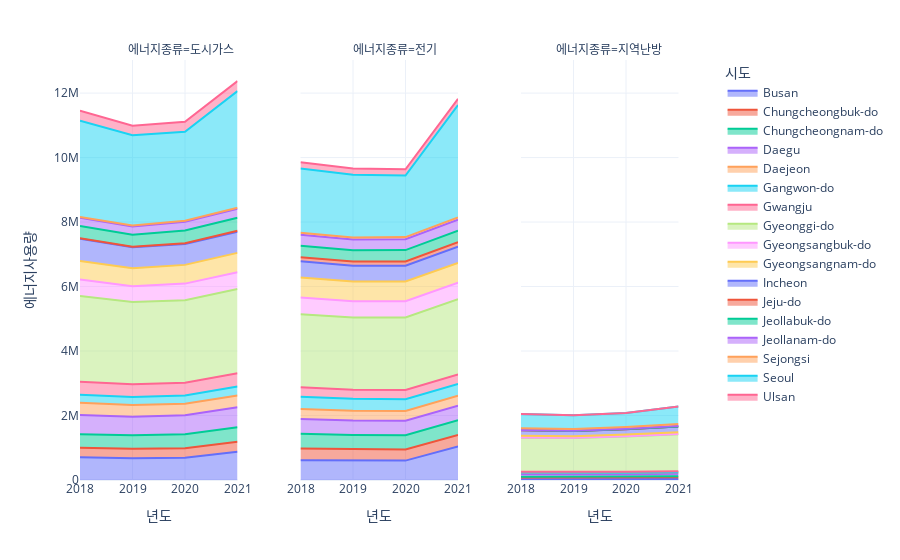

Here is the notebook cell this chart was saved with:
### Markdown cell above
***간단한 미세조정***

### Code cell
fig = df.set_index(['년도','시도','지역','건물동수','연면적']).stack().reset_index()\
.rename({'level_5':'에너지종류',0:'에너지사용량'},axis=1)\
.assign(에너지종류 = lambda df: df.에너지종류.str.split('/').str[-1])\
.groupby(['시도','년도','에너지종류']).agg({'에너지사용량':'sum'}).stack().reset_index()\
.rename({0:'에너지사용량'},axis=1).drop('level_3',axis=1)\
.plot.area(
    x='년도',y='에너지사용량',
    color='시도',
    facet_col='에너지종류',
)    
fig.update_layout(
    xaxis_domain=[0.0, 0.25],
    xaxis2_domain=[0.35, 0.60],
    xaxis3_domain=[0.70, 0.95]
)

### Figure 1 — Plotly figure (JSON) as saved in the notebook; plotly's stock layout.template omitted (floating-point values rounded to 4 significant figures)
{"data": [{"fillpattern": {"shape": ""}, "hovertemplate": "시도=Busan<br>에너지종류=도시가스<br>년도=%{x}<br>에너지사용량=%{y}<extra></extra>", "legendgroup": "Busan", "line": {"color": "#636efa"}, "marker": {"symbol": "circle"}, "mode": "lines", "name": "Busan", "orientation": "v", "showlegend": true, "stackgroup": "1", "type": "scatter", "x": [2018, 2019, 2020, 2021], "xaxis": "x", "y": [708240, 675882, 690015, 878874], "yaxis": "y"}, {"fillpattern": {"shape": ""}, "hovertemplate": "시도=Busan<br>에너지종류=전기<br>년도=%{x}<br>에너지사용량=%{y}<extra></extra>", "legendgroup": "Busan", "line": {"color": "#636efa"}, "marker": {"symbol": "circle"}, "mode": "lines", "name": "Busan", "orientation": "v", "showlegend": false, "stackgroup": "1", "type": "scatter", "x": [2018, 2019, 2020, 2021], "xaxis": "x2", "y": [613522, 602980, 601071, 1043425], "yaxis": "y2"}, {"fillpattern": {"shape": ""}, "hovertemplate": "시도=Busan<br>에너지종류=지역난방<br>년도=%{x}<br>에너지사용량=%{y}<extra></extra>", "legendgroup": "Busan", "line": {"color": "#636efa"}, "marker": {"symbol": "circle"}, "mode": "lines", "name": "Busan", "orientation": "v", "showlegend": false, "stackgroup": "1", "type": "scatter", "x": [2018, 2019, 2020, 2021], "xaxis": "x3", "y": [23694, 22560, 23014, 29610], "yaxis": "y3"}, {"fillpattern": {"shape": ""}, "hovertemplate": "시도=Chungcheongbuk-do<br>에너지종류=도시가스<br>년도=%{x}<br>에너지사용량=%{y}<extra></extra>", "legendgroup": "Chungcheongbuk-do", "line": {"color": "#EF553B"}, "marker": {"symbol": "circle"}, "mode": "lines", "name": "Chungcheongbuk-do", "orientation": "v", "showlegend": true, "stackgroup": "1", "type": "scatter", "x": [2018, 2019, 2020, 2021], "xaxis": "x", "y": [288927, 291981, 294442, 308636], "yaxis": "y"}, {"fillpattern": {"shape": ""}, "hovertemplate": "시도=Chungcheongbuk-do<br>에너지종류=전기<br>년도=%{x}<br>에너지사용량=%{y}<extra></extra>", "legendgroup": "Chungcheongbuk-do", "line": {"color": "#EF553B"}, "marker": {"symbol": "circle"}, "mode": "lines", "name": "Chungcheongbuk-do", "orientation": "v", "showlegend": false, "stackgroup": "1", "type": "scatter", "x": [2018, 2019, 2020, 2021], "xaxis": "x2", "y": [361490, 351235, 347927, 352396], "yaxis": "y2"}, {"fillpattern": {"shape": ""}, "hovertemplate": "시도=Chungcheongbuk-do<br>에너지종류=지역난방<br>년도=%{x}<br>에너지사용량=%{y}<extra></extra>", "legendgroup": "Chungcheongbuk-do", "line": {"color": "#EF553B"}, "marker": {"symbol": "circle"}, "mode": "lines", "name": "Chungcheongbuk-do", "orientation": "v", "showlegend": false, "stackgroup": "1", "type": "scatter", "x": [2018, 2019, 2020, 2021], "xaxis": "x3", "y": [55002, 52319, 52738, 56969], "yaxis": "y3"}, {"fillpattern": {"shape": ""}, "hovertemplate": "시도=Chungcheongnam-do<br>에너지종류=도시가스<br>년도=%{x}<br>에너지사용량=%{y}<extra></extra>", "legendgroup": "Chungcheongnam-do", "line": {"color": "#00cc96"}, "marker": {"symbol": "circle"}, "mode": "lines", "name": "Chungcheongnam-do", "orientation": "v", "showlegend": true, "stackgroup": "1", "type": "scatter", "x": [2018, 2019, 2020, 2021], "xaxis": "x", "y": [420315, 419425, 432268, 445737], "yaxis": "y"}, {"fillpattern": {"shape": ""}, "hovertemplate": "시도=Chungcheongnam-do<br>에너지종류=전기<br>년도=%{x}<br>에너지사용량=%{y}<extra></extra>", "legendgroup": "Chungcheongnam-do", "line": {"color": "#00cc96"}, "marker": {"symbol": "circle"}, "mode": "lines", "name": "Chungcheongnam-do", "orientation": "v", "showlegend": false, "stackgroup": "1", "type": "scatter", "x": [2018, 2019, 2020, 2021], "xaxis": "x2", "y": [456260, 444046, 440752, 454891], "yaxis": "y2"}, {"fillpattern": {"shape": ""}, "hovertemplate": "시도=Chungcheongnam-do<br>에너지종류=지역난방<br>년도=%{x}<br>에너지사용량=%{y}<extra></extra>", "legendgroup": "Chungcheongnam-do", "line": {"color": "#00cc96"}, "marker": {"symbol": "circle"}, "mode": "lines", "name": "Chungcheongnam-do", "orientation": "v", "showlegend": false, "stackgroup": "1", "type": "scatter", "x": [2018, 2019, 2020, 2021], "xaxis": "x3", "y": [24286, 25020, 23793, 26053], "yaxis": "y3"}, {"fillpattern": {"shape": ""}, "hovertemplate": "시도=Daegu<br>에너지종류=도시가스<br>년도=%{x}<br>에너지사용량=%{y}<extra></extra>", "legendgroup": "Daegu", "line": {"color": "#ab63fa"}, "marker": {"symbol": "circle"}, "mode": "lines", "name": "Daegu", "orientation": "v", "showlegend": true, "stackgroup": "1", "type": "scatter", "x": [2018, 2019, 2020, 2021], "xaxis": "x", "y": [599115, 575501, 588308, 622144], "yaxis": "y"}, {"fillpattern": {"shape": ""}, "hovertemplate": "시도=Daegu<br>에너지종류=전기<br>년도=%{x}<br>에너지사용량=%{y}<extra></extra>", "legendgroup": "Daegu", "line": {"color": "#ab63fa"}, "marker": {"symbol": "circle"}, "mode": "lines", "name": "Daegu", "orientation": "v", "showlegend": false, "stackgroup": "1", "type": "scatter", "x": [2018, 2019, 2020, 2021], "xaxis": "x2", "y": [457556, 445745, 447380, 451326], "yaxis": "y2"}, {"fillpattern": {"shape": ""}, "hovertemplate": "시도=Daegu<br>에너지종류=지역난방<br>년도=%{x}<br>에너지사용량=%{y}<extra></extra>", "legendgroup": "Daegu", "line": {"color": "#ab63fa"}, "marker": {"symbol": "circle"}, "mode": "lines", "name": "Daegu", "orientation": "v", "showlegend": false, "stackgroup": "1", "type": "scatter", "x": [2018, 2019, 2020, 2021], "xaxis": "x3", "y": [77399, 74121, 78163, 78619], "yaxis": "y3"}, {"fillpattern": {"shape": ""}, "hovertemplate": "시도=Daejeon<br>에너지종류=도시가스<br>년도=%{x}<br>에너지사용량=%{y}<extra></extra>", "legendgroup": "Daejeon", "line": {"color": "#FFA15A"}, "marker": {"symbol": "circle"}, "mode": "lines", "name": "Daejeon", "orientation": "v", "showlegend": true, "stackgroup": "1", "type": "scatter", "x": [2018, 2019, 2020, 2021], "xaxis": "x", "y": [379571, 364911, 359731, 366855], "yaxis": "y"}, {"fillpattern": {"shape": ""}, "hovertemplate": "시도=Daejeon<br>에너지종류=전기<br>년도=%{x}<br>에너지사용량=%{y}<extra></extra>", "legendgroup": "Daejeon", "line": {"color": "#FFA15A"}, "marker": {"symbol": "circle"}, "mode": "lines", "name": "Daejeon", "orientation": "v", "showlegend": false, "stackgroup": "1", "type": "scatter", "x": [2018, 2019, 2020, 2021], "xaxis": "x2", "y": [309660, 302359, 300984, 308426], "yaxis": "y2"}, {"fillpattern": {"shape": ""}, "hovertemplate": "시도=Daejeon<br>에너지종류=지역난방<br>년도=%{x}<br>에너지사용량=%{y}<extra></extra>", "legendgroup": "Daejeon", "line": {"color": "#FFA15A"}, "marker": {"symbol": "circle"}, "mode": "lines", "name": "Daejeon", "orientation": "v", "showlegend": false, "stackgroup": "1", "type": "scatter", "x": [2018, 2019, 2020, 2021], "xaxis": "x3", "y": [51341, 49110, 49733, 49542], "yaxis": "y3"}, {"fillpattern": {"shape": ""}, "hovertemplate": "시도=Gangwon-do<br>에너지종류=도시가스<br>년도=%{x}<br>에너지사용량=%{y}<extra></extra>", "legendgroup": "Gangwon-do", "line": {"color": "#19d3f3"}, "marker": {"symbol": "circle"}, "mode": "lines", "name": "Gangwon-do", "orientation": "v", "showlegend": true, "stackgroup": "1", "type": "scatter", "x": [2018, 2019, 2020, 2021], "xaxis": "x", "y": [249963, 248760, 254269, 279214], "yaxis": "y"}, {"fillpattern": {"shape": ""}, "hovertemplate": "시도=Gangwon-do<br>에너지종류=전기<br>년도=%{x}<br>에너지사용량=%{y}<extra></extra>", "legendgroup": "Gangwon-do", "line": {"color": "#19d3f3"}, "marker": {"symbol": "circle"}, "mode": "lines", "name": "Gangwon-do", "orientation": "v", "showlegend": false, "stackgroup": "1", "type": "scatter", "x": [2018, 2019, 2020, 2021], "xaxis": "x2", "y": [386183, 370390, 365168, 369819], "yaxis": "y2"}, {"fillpattern": {"shape": ""}, "hovertemplate": "시도=Gangwon-do<br>에너지종류=지역난방<br>년도=%{x}<br>에너지사용량=%{y}<extra></extra>", "legendgroup": "Gangwon-do", "line": {"color": "#19d3f3"}, "marker": {"symbol": "circle"}, "mode": "lines", "name": "Gangwon-do", "orientation": "v", "showlegend": false, "stackgroup": "1", "type": "scatter", "x": [2018, 2019, 2020, 2021], "xaxis": "x3", "y": [0, 0, 0, 0], "yaxis": "y3"}, {"fillpattern": {"shape": ""}, "hovertemplate": "시도=Gwangju<br>에너지종류=도시가스<br>년도=%{x}<br>에너지사용량=%{y}<extra></extra>", "legendgroup": "Gwangju", "line": {"color": "#FF6692"}, "marker": {"symbol": "circle"}, "mode": "lines", "name": "Gwangju", "orientation": "v", "showlegend": true, "stackgroup": "1", "type": "scatter", "x": [2018, 2019, 2020, 2021], "xaxis": "x", "y": [398455, 394389, 398346, 408111], "yaxis": "y"}, {"fillpattern": {"shape": ""}, "hovertemplate": "시도=Gwangju<br>에너지종류=전기<br>년도=%{x}<br>에너지사용량=%{y}<extra></extra>", "legendgroup": "Gwangju", "line": {"color": "#FF6692"}, "marker": {"symbol": "circle"}, "mode": "lines", "name": "Gwangju", "orientation": "v", "showlegend": false, "stackgroup": "1", "type": "scatter", "x": [2018, 2019, 2020, 2021], "xaxis": "x2", "y": [288191, 285831, 287894, 292585], "yaxis": "y2"}, {"fillpattern": {"shape": ""}, "hovertemplate": "시도=Gwangju<br>에너지종류=지역난방<br>년도=%{x}<br>에너지사용량=%{y}<extra></extra>", "legendgroup": "Gwangju", "line": {"color": "#FF6692"}, "marker": {"symbol": "circle"}, "mode": "lines", "name": "Gwangju", "orientation": "v", "showlegend": false, "stackgroup": "1", "type": "scatter", "x": [2018, 2019, 2020, 2021], "xaxis": "x3", "y": [26218, 25927, 27152, 27123], "yaxis": "y3"}, {"fillpattern": {"shape": ""}, "hovertemplate": "시도=Gyeonggi-do<br>에너지종류=도시가스<br>년도=%{x}<br>에너지사용량=%{y}<extra></extra>", "legendgroup": "Gyeonggi-do", "line": {"color": "#B6E880"}, "marker": {"symbol": "circle"}, "mode": "lines", "name": "Gyeonggi-do", "orientation": "v", "showlegend": true, "stackgroup": "1", "type": "scatter", "x": [2018, 2019, 2020, 2021], "xaxis": "x", "y": [2661798, 2548103, 2560301, 2613780], "yaxis": "y"}, {"fillpattern": {"shape": ""}, "hovertemplate": "시도=Gyeonggi-do<br>에너지종류=전기<br>년도=%{x}<br>에너지사용량=%{y}<extra></extra>", "legendgroup": "Gyeonggi-do", "line": {"color": "#B6E880"}, "marker": {"symbol": "circle"}, "mode": "lines", "name": "Gyeonggi-do", "orientation": "v", "showlegend": false, "stackgroup": "1", "type": "scatter", "x": [2018, 2019, 2020, 2021], "xaxis": "x2", "y": [2264803, 2236781, 2250687, 2332201], "yaxis": "y2"}, {"fillpattern": {"shape": ""}, "hovertemplate": "시도=Gyeonggi-do<br>에너지종류=지역난방<br>년도=%{x}<br>에너지사용량=%{y}<extra></extra>", "legendgroup": "Gyeonggi-do", "line": {"color": "#B6E880"}, "marker": {"symbol": "circle"}, "mode": "lines", "name": "Gyeonggi-do", "orientation": "v", "showlegend": false, "stackgroup": "1", "type": "scatter", "x": [2018, 2019, 2020, 2021], "xaxis": "x3", "y": [1055451, 1050012, 1097239, 1148709], "yaxis": "y3"}, {"fillpattern": {"shape": ""}, "hovertemplate": "시도=Gyeongsangbuk-do<br>에너지종류=도시가스<br>년도=%{x}<br>에너지사용량=%{y}<extra></extra>", "legendgroup": "Gyeongsangbuk-do", "line": {"color": "#FF97FF"}, "marker": {"symbol": "circle"}, "mode": "lines", "name": "Gyeongsangbuk-do", "orientation": "v", "showlegend": true, "stackgroup": "1", "type": "scatter", "x": [2018, 2019, 2020, 2021], "xaxis": "x", "y": [514188, 486651, 512869, 522559], "yaxis": "y"}, {"fillpattern": {"shape": ""}, "hovertemplate": "시도=Gyeongsangbuk-do<br>에너지종류=전기<br>년도=%{x}<br>에너지사용량=%{y}<extra></extra>", "legendgroup": "Gyeongsangbuk-do", "line": {"color": "#FF97FF"}, "marker": {"symbol": "circle"}, "mode": "lines", "name": "Gyeongsangbuk-do", "orientation": "v", "showlegend": false, "stackgroup": "1", "type": "scatter", "x": [2018, 2019, 2020, 2021], "xaxis": "x2", "y": [521896, 505723, 504694, 513491], "yaxis": "y2"}, {"fillpattern": {"shape": ""}, "hovertemplate": "시도=Gyeongsangbuk-do<br>에너지종류=지역난방<br>년도=%{x}<br>에너지사용량=%{y}<extra></extra>", "legendgroup": "Gyeongsangbuk-do", "line": {"color": "#FF97FF"}, "marker": {"symbol": "circle"}, "mode": "lines", "name": "Gyeongsangbuk-do", "orientation": "v", "showlegend": false, "stackgroup": "1", "type": "scatter", "x": [2018, 2019, 2020, 2021], "xaxis": "x3", "y": [8498, 8545, 8680, 8906], "yaxis": "y3"}, {"fillpattern": {"shape": ""}, "hovertemplate": "시도=Gyeongsangnam-do<br>에너지종류=도시가스<br>년도=%{x}<br>에너지사용량=%{y}<extra></extra>", "legendgroup": "Gyeongsangnam-do", "line": {"color": "#FECB52"}, "marker": {"symbol": "circle"}, "mode": "lines", "name": "Gyeongsangnam-do", "orientation": "v", "showlegend": true, "stackgroup": "1", "type": "scatter", "x": [2018, 2019, 2020, 2021], "xaxis": "x", "y": [568524, 560198, 581401, 598389], "yaxis": "y"}, {"fillpattern": {"shape": ""}, "hovertemplate": "시도=Gyeongsangnam-do<br>에너지종류=전기<br>년도=%{x}<br>에너지사용량=%{y}<extra></extra>", "legendgroup": "Gyeongsangnam-do", "line": {"color": "#FECB52"}, "marker": {"symbol": "circle"}, "mode": "lines", "name": "Gyeongsangnam-do", "orientation": "v", "showlegend": false, "stackgroup": "1", "type": "scatter", "x": [2018, 2019, 2020, 2021], "xaxis": "x2", "y": [622126, 609041, 608268, 611001], "yaxis": "y2"}, {"fillpattern": {"shape": ""}, "hovertemplate": "시도=Gyeongsangnam-do<br>에너지종류=지역난방<br>년도=%{x}<br>에너지사용량=%{y}<extra></extra>", "legendgroup": "Gyeongsangnam-do", "line": {"color": "#FECB52"}, "marker": {"symbol": "circle"}, "mode": "lines", "name": "Gyeongsangnam-do", "orientation": "v", "showlegend": false, "stackgroup": "1", "type": "scatter", "x": [2018, 2019, 2020, 2021], "xaxis": "x3", "y": [48115, 47458, 49952, 54323], "yaxis": "y3"}, {"fillpattern": {"shape": ""}, "hovertemplate": "시도=Incheon<br>에너지종류=도시가스<br>년도=%{x}<br>에너지사용량=%{y}<extra></extra>", "legendgroup": "Incheon", "line": {"color": "#636efa"}, "marker": {"symbol": "circle"}, "mode": "lines", "name": "Incheon", "orientation": "v", "showlegend": true, "stackgroup": "1", "type": "scatter", "x": [2018, 2019, 2020, 2021], "xaxis": "x", "y": [690058, 651129, 647800, 656265], "yaxis": "y"}, {"fillpattern": {"shape": ""}, "hovertemplate": "시도=Incheon<br>에너지종류=전기<br>년도=%{x}<br>에너지사용량=%{y}<extra></extra>", "legendgroup": "Incheon", "line": {"color": "#636efa"}, "marker": {"symbol": "circle"}, "mode": "lines", "name": "Incheon", "orientation": "v", "showlegend": false, "stackgroup": "1", "type": "scatter", "x": [2018, 2019, 2020, 2021], "xaxis": "x2", "y": [500591, 492754, 489258, 505623], "yaxis": "y2"}, {"fillpattern": {"shape": ""}, "hovertemplate": "시도=Incheon<br>에너지종류=지역난방<br>년도=%{x}<br>에너지사용량=%{y}<extra></extra>", "legendgroup": "Incheon", "line": {"color": "#636efa"}, "marker": {"symbol": "circle"}, "mode": "lines", "name": "Incheon", "orientation": "v", "showlegend": false, "stackgroup": "1", "type": "scatter", "x": [2018, 2019, 2020, 2021], "xaxis": "x3", "y": [173269, 162113, 166367, 178722], "yaxis": "y3"}, {"fillpattern": {"shape": ""}, "hovertemplate": "시도=Jeju-do<br>에너지종류=도시가스<br>년도=%{x}<br>에너지사용량=%{y}<extra></extra>", "legendgroup": "Jeju-do", "line": {"color": "#EF553B"}, "marker": {"symbol": "circle"}, "mode": "lines", "name": "Jeju-do", "orientation": "v", "showlegend": true, "stackgroup": "1", "type": "scatter", "x": [2018, 2019, 2020, 2021], "xaxis": "x", "y": [17593, 15443, 23818, 28330], "yaxis": "y"}, {"fillpattern": {"shape": ""}, "hovertemplate": "시도=Jeju-do<br>에너지종류=전기<br>년도=%{x}<br>에너지사용량=%{y}<extra></extra>", "legendgroup": "Jeju-do", "line": {"color": "#EF553B"}, "marker": {"symbol": "circle"}, "mode": "lines", "name": "Jeju-do", "orientation": "v", "showlegend": false, "stackgroup": "1", "type": "scatter", "x": [2018, 2019, 2020, 2021], "xaxis": "x2", "y": [129862, 130855, 134722, 141101], "yaxis": "y2"}, {"fillpattern": {"shape": ""}, "hovertemplate": "시도=Jeju-do<br>에너지종류=지역난방<br>년도=%{x}<br>에너지사용량=%{y}<extra></extra>", "legendgroup": "Jeju-do", "line": {"color": "#EF553B"}, "marker": {"symbol": "circle"}, "mode": "lines", "name": "Jeju-do", "orientation": "v", "showlegend": false, "stackgroup": "1", "type": "scatter", "x": [2018, 2019, 2020, 2021], "xaxis": "x3", "y": [0, 0, 0, 0], "yaxis": "y3"}, {"fillpattern": {"shape": ""}, "hovertemplate": "시도=Jeollabuk-do<br>에너지종류=도시가스<br>년도=%{x}<br>에너지사용량=%{y}<extra></extra>", "legendgroup": "Jeollabuk-do", "line": {"color": "#00cc96"}, "marker": {"symbol": "circle"}, "mode": "lines", "name": "Jeollabuk-do", "orientation": "v", "showlegend": true, "stackgroup": "1", "type": "scatter", "x": [2018, 2019, 2020, 2021], "xaxis": "x", "y": [384263, 376818, 396014, 403399], "yaxis": "y"}, {"fillpattern": {"shape": ""}, "hovertemplate": "시도=Jeollabuk-do<br>에너지종류=전기<br>년도=%{x}<br>에너지사용량=%{y}<extra></extra>", "legendgroup": "Jeollabuk-do", "line": {"color": "#00cc96"}, "marker": {"symbol": "circle"}, "mode": "lines", "name": "Jeollabuk-do", "orientation": "v", "showlegend": false, "stackgroup": "1", "type": "scatter", "x": [2018, 2019, 2020, 2021], "xaxis": "x2", "y": [356715, 350862, 351573, 357058], "yaxis": "y2"}, {"fillpattern": {"shape": ""}, "hovertemplate": "시도=Jeollabuk-do<br>에너지종류=지역난방<br>년도=%{x}<br>에너지사용량=%{y}<extra></extra>", "legendgroup": "Jeollabuk-do", "line": {"color": "#00cc96"}, "marker": {"symbol": "circle"}, "mode": "lines", "name": "Jeollabuk-do", "orientation": "v", "showlegend": false, "stackgroup": "1", "type": "scatter", "x": [2018, 2019, 2020, 2021], "xaxis": "x3", "y": [4098, 4433, 4521, 4321], "yaxis": "y3"}, {"fillpattern": {"shape": ""}, "hovertemplate": "시도=Jeollanam-do<br>에너지종류=도시가스<br>년도=%{x}<br>에너지사용량=%{y}<extra></extra>", "legendgroup": "Jeollanam-do", "line": {"color": "#ab63fa"}, "marker": {"symbol": "circle"}, "mode": "lines", "name": "Jeollanam-do", "orientation": "v", "showlegend": true, "stackgroup": "1", "type": "scatter", "x": [2018, 2019, 2020, 2021], "xaxis": "x", "y": [249552, 252357, 270252, 281895], "yaxis": "y"}, {"fillpattern": {"shape": ""}, "hovertemplate": "시도=Jeollanam-do<br>에너지종류=전기<br>년도=%{x}<br>에너지사용량=%{y}<extra></extra>", "legendgroup": "Jeollanam-do", "line": {"color": "#ab63fa"}, "marker": {"symbol": "circle"}, "mode": "lines", "name": "Jeollanam-do", "orientation": "v", "showlegend": false, "stackgroup": "1", "type": "scatter", "x": [2018, 2019, 2020, 2021], "xaxis": "x2", "y": [338234, 330685, 334805, 338032], "yaxis": "y2"}, {"fillpattern": {"shape": ""}, "hovertemplate": "시도=Jeollanam-do<br>에너지종류=지역난방<br>년도=%{x}<br>에너지사용량=%{y}<extra></extra>", "legendgroup": "Jeollanam-do", "line": {"color": "#ab63fa"}, "marker": {"symbol": "circle"}, "mode": "lines", "name": "Jeollanam-do", "orientation": "v", "showlegend": false, "stackgroup": "1", "type": "scatter", "x": [2018, 2019, 2020, 2021], "xaxis": "x3", "y": [6976, 7690, 8358, 9012], "yaxis": "y3"}, {"fillpattern": {"shape": ""}, "hovertemplate": "시도=Sejongsi<br>에너지종류=도시가스<br>년도=%{x}<br>에너지사용량=%{y}<extra></extra>", "legendgroup": "Sejongsi", "line": {"color": "#FFA15A"}, "marker": {"symbol": "circle"}, "mode": "lines", "name": "Sejongsi", "orientation": "v", "showlegend": true, "stackgroup": "1", "type": "scatter", "x": [2018, 2019, 2020, 2021], "xaxis": "x", "y": [28287, 28552, 29299, 30533], "yaxis": "y"}, {"fillpattern": {"shape": ""}, "hovertemplate": "시도=Sejongsi<br>에너지종류=전기<br>년도=%{x}<br>에너지사용량=%{y}<extra></extra>", "legendgroup": "Sejongsi", "line": {"color": "#FFA15A"}, "marker": {"symbol": "circle"}, "mode": "lines", "name": "Sejongsi", "orientation": "v", "showlegend": false, "stackgroup": "1", "type": "scatter", "x": [2018, 2019, 2020, 2021], "xaxis": "x2", "y": [60932, 64564, 67545, 70915], "yaxis": "y2"}, {"fillpattern": {"shape": ""}, "hovertemplate": "시도=Sejongsi<br>에너지종류=지역난방<br>년도=%{x}<br>에너지사용량=%{y}<extra></extra>", "legendgroup": "Sejongsi", "line": {"color": "#FFA15A"}, "marker": {"symbol": "circle"}, "mode": "lines", "name": "Sejongsi", "orientation": "v", "showlegend": false, "stackgroup": "1", "type": "scatter", "x": [2018, 2019, 2020, 2021], "xaxis": "x3", "y": [48571, 53830, 56312, 61404], "yaxis": "y3"}, {"fillpattern": {"shape": ""}, "hovertemplate": "시도=Seoul<br>에너지종류=도시가스<br>년도=%{x}<br>에너지사용량=%{y}<extra></extra>", "legendgroup": "Seoul", "line": {"color": "#19d3f3"}, "marker": {"symbol": "circle"}, "mode": "lines", "name": "Seoul", "orientation": "v", "showlegend": true, "stackgroup": "1", "type": "scatter", "x": [2018, 2019, 2020, 2021], "xaxis": "x", "y": [2981811, 2801571, 2763442, 3617731], "yaxis": "y"}, {"fillpattern": {"shape": ""}, "hovertemplate": "시도=Seoul<br>에너지종류=전기<br>년도=%{x}<br>에너지사용량=%{y}<extra></extra>", "legendgroup": "Seoul", "line": {"color": "#19d3f3"}, "marker": {"symbol": "circle"}, "mode": "lines", "name": "Seoul", "orientation": "v", "showlegend": false, "stackgroup": "1", "type": "scatter", "x": [2018, 2019, 2020, 2021], "xaxis": "x2", "y": [1990158, 1945093, 1910076, 3486022], "yaxis": "y2"}, {"fillpattern": {"shape": ""}, "hovertemplate": "시도=Seoul<br>에너지종류=지역난방<br>년도=%{x}<br>에너지사용량=%{y}<extra></extra>", "legendgroup": "Seoul", "line": {"color": "#19d3f3"}, "marker": {"symbol": "circle"}, "mode": "lines", "name": "Seoul", "orientation": "v", "showlegend": false, "stackgroup": "1", "type": "scatter", "x": [2018, 2019, 2020, 2021], "xaxis": "x3", "y": [441318, 426320, 435707, 546491], "yaxis": "y3"}, {"fillpattern": {"shape": ""}, "hovertemplate": "시도=Ulsan<br>에너지종류=도시가스<br>년도=%{x}<br>에너지사용량=%{y}<extra></extra>", "legendgroup": "Ulsan", "line": {"color": "#FF6692"}, "marker": {"symbol": "circle"}, "mode": "lines", "name": "Ulsan", "orientation": "v", "showlegend": true, "stackgroup": "1", "type": "scatter", "x": [2018, 2019, 2020, 2021], "xaxis": "x", "y": [315510, 298611, 306896, 312276], "yaxis": "y"}, {"fillpattern": {"shape": ""}, "hovertemplate": "시도=Ulsan<br>에너지종류=전기<br>년도=%{x}<br>에너지사용량=%{y}<extra></extra>", "legendgroup": "Ulsan", "line": {"color": "#FF6692"}, "marker": {"symbol": "circle"}, "mode": "lines", "name": "Ulsan", "orientation": "v", "showlegend": false, "stackgroup": "1", "type": "scatter", "x": [2018, 2019, 2020, 2021], "xaxis": "x2", "y": [197002, 192580, 193846, 196412], "yaxis": "y2"}, {"fillpattern": {"shape": ""}, "hovertemplate": "시도=Ulsan<br>에너지종류=지역난방<br>년도=%{x}<br>에너지사용량=%{y}<extra></extra>", "legendgroup": "Ulsan", "line": {"color": "#FF6692"}, "marker": {"symbol": "circle"}, "mode": "lines", "name": "Ulsan", "orientation": "v", "showlegend": false, "stackgroup": "1", "type": "scatter", "x": [2018, 2019, 2020, 2021], "xaxis": "x3", "y": [0, 0, 0, 0], "yaxis": "y3"}], "layout": {"annotations": [{"font": {}, "showarrow": false, "text": "에너지종류=도시가스", "x": 0.16, "xanchor": "center", "xref": "paper", "y": 1, "yanchor": "bottom", "yref": "paper"}, {"font": {}, "showarrow": false, "text": "에너지종류=전기", "x": 0.5, "xanchor": "center", "xref": "paper", "y": 1, "yanchor": "bottom", "yref": "paper"}, {"font": {}, "showarrow": false, "text": "에너지종류=지역난방", "x": 0.84, "xanchor": "center", "xref": "paper", "y": 1, "yanchor": "bottom", "yref": "paper"}], "autosize": true, "legend": {"title": {"text": "시도"}, "tracegroupgap": 0}, "margin": {"t": 60}, "xaxis": {"anchor": "y", "autorange": true, "domain": [0, 0.25], "range": [2018, 2021], "title": {"text": "년도"}, "type": "linear"}, "xaxis2": {"anchor": "y2", "autorange": true, "domain": [0.35, 0.6], "matches": "x", "range": [2018, 2021], "title": {"text": "년도"}, "type": "linear"}, "xaxis3": {"anchor": "y3", "autorange": true, "domain": [0.7, 0.95], "matches": "x", "range": [2018, 2021], "title": {"text": "년도"}, "type": "linear"}, "yaxis": {"anchor": "x", "autorange": true, "domain": [0, 1], "range": [0, 13030000.0], "title": {"text": "에너지사용량"}, "type": "linear"}, "yaxis2": {"anchor": "x2", "autorange": true, "domain": [0, 1], "matches": "y", "range": [0, 13030000.0], "showticklabels": false, "type": "linear"}, "yaxis3": {"anchor": "x3", "autorange": true, "domain": [0, 1], "matches": "y", "range": [0, 13030000.0], "showticklabels": false, "type": "linear"}}}
